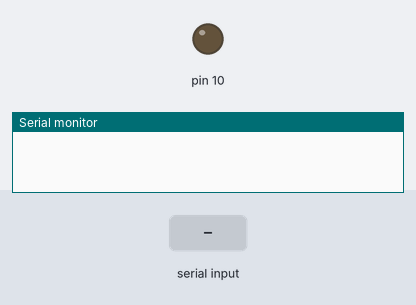
This sketch was run on a simulated Arduino Uno, built with avr-gcc and run on an emulated ATmega328P. On the bench: output pins drawn as LEDs (lit = HIGH), the last lines printed to the serial monitor. Inputs (shaded band) come from the test bench.

Above: at 1.2 s.
1.3 s: "90,45\n" received over Serial
At 1.7 s:
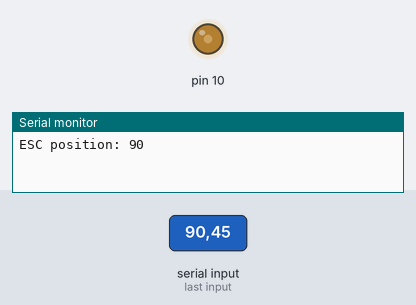
2.8 s: "30,150\n" received over Serial
At 4.0 s:
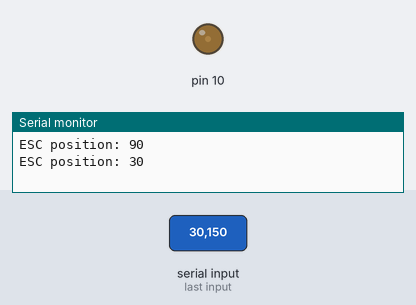
4.3 s: "200\n" received over Serial
At 5.1 s:
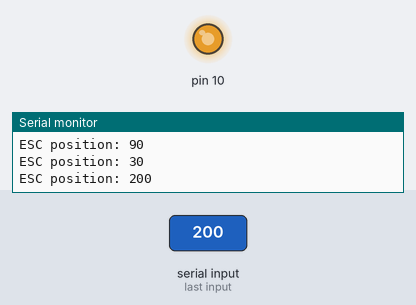
5.8 s: "90\n" received over Serial
At 6.2 s:
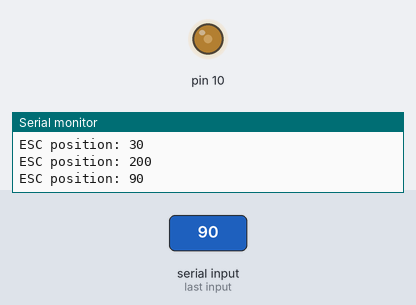
Timing chart, 0 to 8.3 s (numbered marks = the images above; inputs shaded):
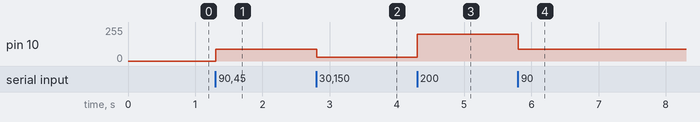

The sketch:

ESC_calibrate_duty_tool.ino
```cpp
void setup() {
  pinMode(10, OUTPUT);
  Serial.begin(9600);
}

void loop() {
  while (!Serial.available());
  String spdInput = Serial.readStringUntil('\n');
  int spd = spdInput.toInt();
  analogWrite(10, spd);
  Serial.println("ESC position: " + String(spd));
}
```

Measured:
- after the input at 1.3 s, pin 10: 0/255 → 90/255 at once
- after the input at 2.8 s, pin 10: 90/255 → 30/255 at once
- after the input at 4.3 s, pin 10: 30/255 → 200/255 at once
- after the input at 5.8 s, pin 10: 200/255 → 90/255 at once
